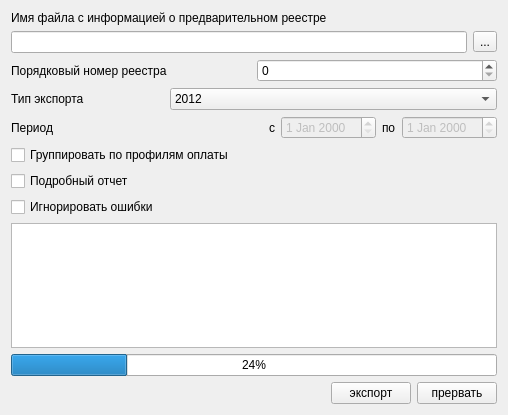
<?xml version="1.0" encoding="UTF-8"?>
<ui version="4.0">
 <class>ExportPage1</class>
 <widget class="QWidget" name="ExportPage1">
  <property name="geometry">
   <rect>
    <x>0</x>
    <y>0</y>
    <width>508</width>
    <height>415</height>
   </rect>
  </property>
  <property name="windowTitle">
   <string>Form</string>
  </property>
  <layout class="QVBoxLayout" name="verticalLayout">
   <item>
    <widget class="QLabel" name="lblServiceInfoFileName">
     <property name="text">
      <string>Имя файла с информацией о предварительном реестре</string>
     </property>
    </widget>
   </item>
   <item>
    <layout class="QHBoxLayout" name="horizontalLayout">
     <item>
      <widget class="QLineEdit" name="edtServiceInfoFileName"/>
     </item>
     <item>
      <widget class="QToolButton" name="btnSelectServiceInfoFileName">
       <property name="text">
        <string>...</string>
       </property>
      </widget>
     </item>
    </layout>
   </item>
   <item>
    <layout class="QHBoxLayout" name="horizontalLayout_5">
     <item>
      <widget class="QLabel" name="lblRegistryNumber">
       <property name="text">
        <string>Порядковый номер реестра</string>
       </property>
      </widget>
     </item>
     <item>
      <widget class="QSpinBox" name="edtRegistryNumber"/>
     </item>
    </layout>
   </item>
   <item>
    <layout class="QHBoxLayout" name="horizontalLayout_3">
     <item>
      <widget class="QLabel" name="lblExportType">
       <property name="enabled">
        <bool>true</bool>
       </property>
       <property name="text">
        <string>Тип экспорта</string>
       </property>
      </widget>
     </item>
     <item>
      <widget class="QComboBox" name="cmbExportType">
       <property name="enabled">
        <bool>true</bool>
       </property>
       <item>
        <property name="text">
         <string>2012</string>
        </property>
       </item>
       <item>
        <property name="text">
         <string>2013 ТФОМС</string>
        </property>
       </item>
       <item>
        <property name="text">
         <string>Предварительный реестр - служебная информация</string>
        </property>
       </item>
      </widget>
     </item>
    </layout>
   </item>
   <item>
    <layout class="QHBoxLayout" name="horizontalLayout_4">
     <item>
      <widget class="QLabel" name="lblPeriod">
       <property name="text">
        <string>Период</string>
       </property>
      </widget>
     </item>
     <item>
      <spacer name="horizontalSpacer">
       <property name="orientation">
        <enum>Qt::Horizontal</enum>
       </property>
       <property name="sizeHint" stdset="0">
        <size>
         <width>40</width>
         <height>20</height>
        </size>
       </property>
      </spacer>
     </item>
     <item>
      <widget class="QLabel" name="lblFrom">
       <property name="text">
        <string>c</string>
       </property>
      </widget>
     </item>
     <item>
      <widget class="CDateEdit" name="edtBegDate">
       <property name="enabled">
        <bool>false</bool>
       </property>
      </widget>
     </item>
     <item>
      <widget class="QLabel" name="lblTo">
       <property name="text">
        <string>по</string>
       </property>
      </widget>
     </item>
     <item>
      <widget class="CDateEdit" name="edtEndDate">
       <property name="enabled">
        <bool>false</bool>
       </property>
      </widget>
     </item>
    </layout>
   </item>
   <item>
    <widget class="QCheckBox" name="chkGroupByService">
     <property name="text">
      <string>Группировать по профилям оплаты</string>
     </property>
    </widget>
   </item>
   <item>
    <widget class="QCheckBox" name="chkVerboseLog">
     <property name="text">
      <string>Подробный отчет</string>
     </property>
    </widget>
   </item>
   <item>
    <widget class="QCheckBox" name="chkIgnoreErrors">
     <property name="text">
      <string>Игнорировать ошибки</string>
     </property>
    </widget>
   </item>
   <item>
    <widget class="QTextBrowser" name="logBrowser"/>
   </item>
   <item>
    <widget class="CProgressBar" name="progressBar">
     <property name="value">
      <number>24</number>
     </property>
    </widget>
   </item>
   <item>
    <spacer>
     <property name="orientation">
      <enum>Qt::Vertical</enum>
     </property>
     <property name="sizeHint" stdset="0">
      <size>
       <width>20</width>
       <height>40</height>
      </size>
     </property>
    </spacer>
   </item>
   <item>
    <layout class="QHBoxLayout" name="horizontalLayout_2">
     <item>
      <spacer>
       <property name="orientation">
        <enum>Qt::Horizontal</enum>
       </property>
       <property name="sizeHint" stdset="0">
        <size>
         <width>40</width>
         <height>20</height>
        </size>
       </property>
      </spacer>
     </item>
     <item>
      <widget class="QPushButton" name="btnExport">
       <property name="text">
        <string>экспорт</string>
       </property>
      </widget>
     </item>
     <item>
      <widget class="QPushButton" name="btnCancel">
       <property name="text">
        <string>прервать</string>
       </property>
      </widget>
     </item>
    </layout>
   </item>
  </layout>
 </widget>
 <customwidgets>
  <customwidget>
   <class>CProgressBar</class>
   <extends>QProgressBar</extends>
   <header>library/ProgressBar.h</header>
  </customwidget>
  <customwidget>
   <class>CDateEdit</class>
   <extends>QDateEdit</extends>
   <header>library/DateEdit.h</header>
  </customwidget>
 </customwidgets>
 <resources/>
 <connections/>
</ui>
